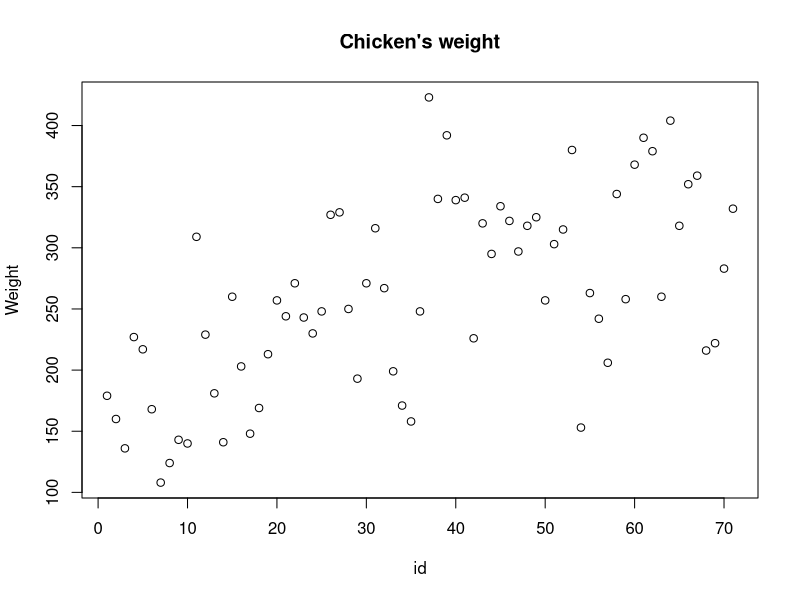

Recreate this plot in R.
## ---- chunk 1
knitr::opts_chunk$set(echo = TRUE)
## ---- chunk 2
#See data frams of chickwts
str(chickwts)
#Choose weight as Y id as X to produce the scatter plot
plot(x = seq(1:length(chickwts$weight)), y=chickwts$weight, type="p", ylab = "Weight", xlab = "id", main = "Chicken's weight")
